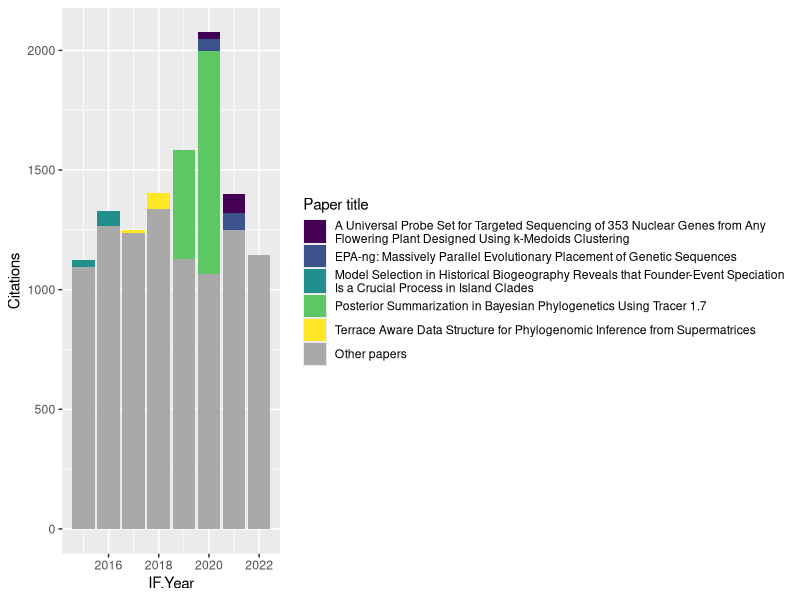
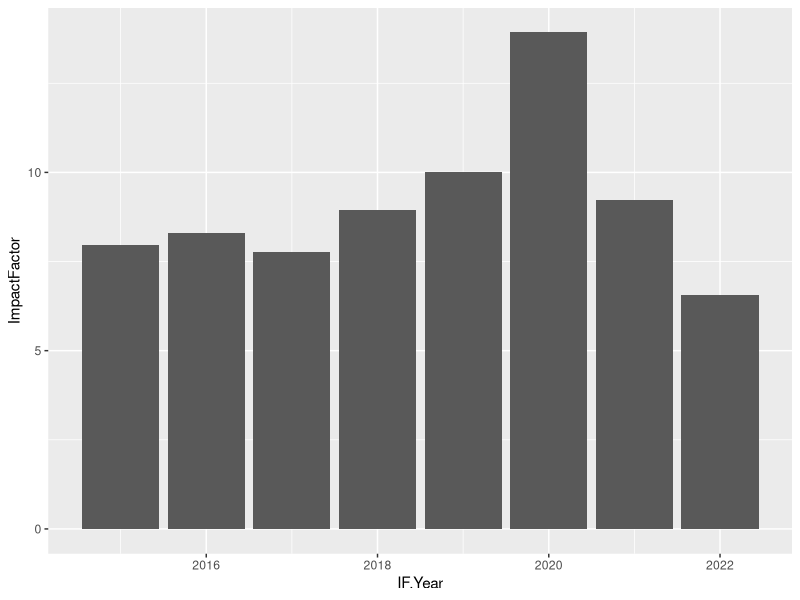
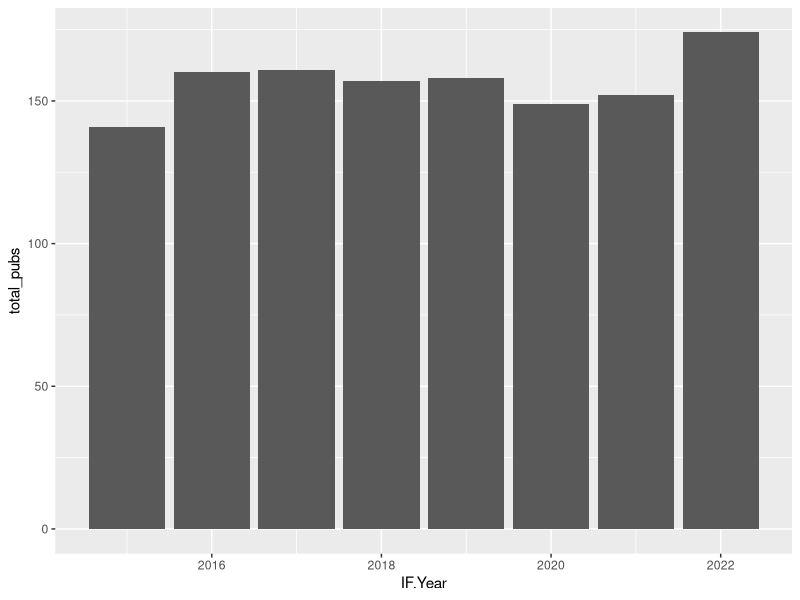
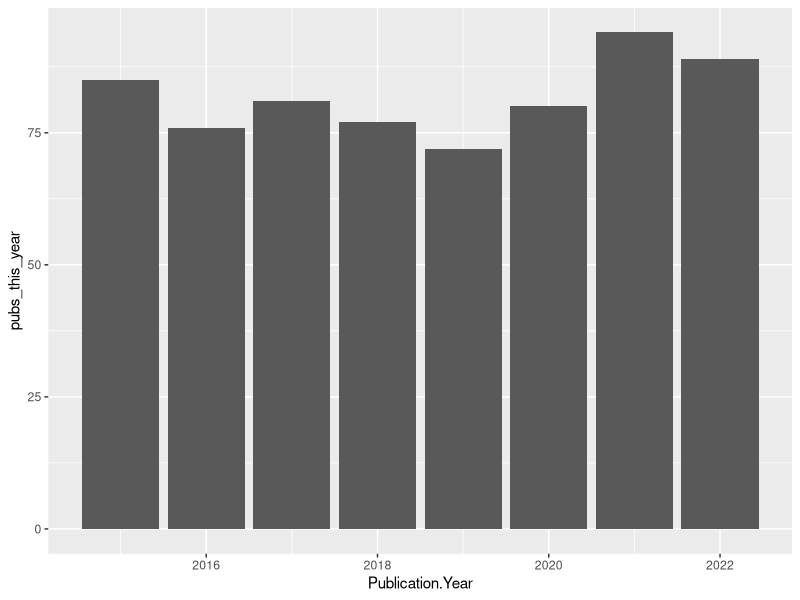
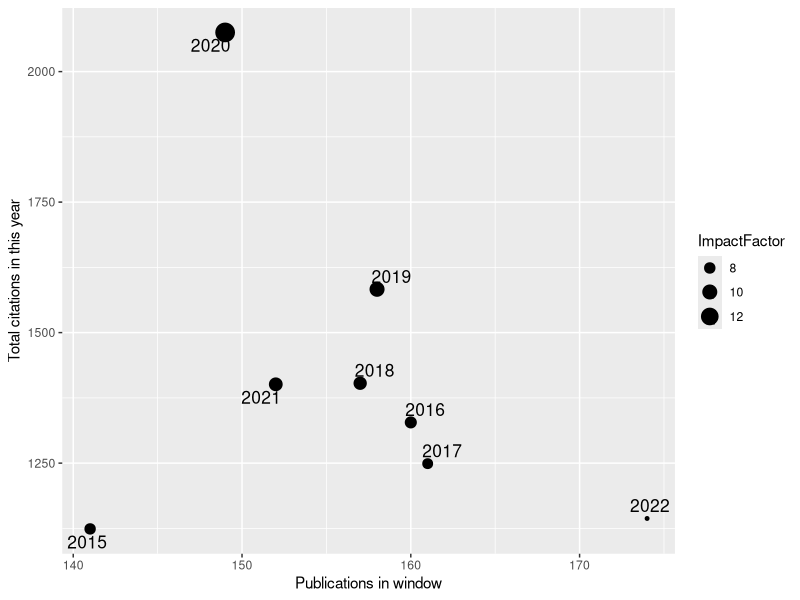
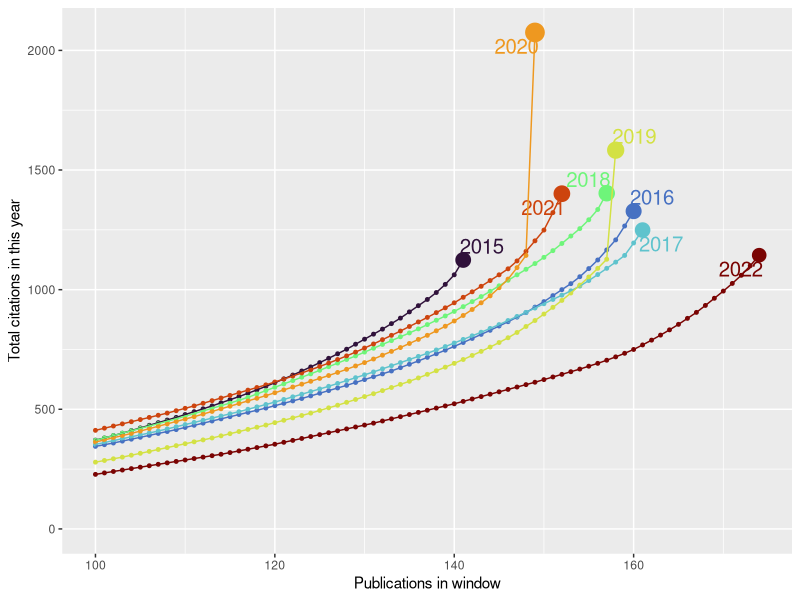

These charts were generated, in order, by the following R code:
## ---- chunk 1
knitr::opts_chunk$set(echo = FALSE, warning=FALSE)
## ---- chunk 2
library(tidyverse)
library(ggplot2)
library(ggrepel)
wos <- read.csv("wos.csv")
min_year <- 2+min(wos$Publication.Year)
max_year <- -1+max(wos$Publication.Year)
impact_raw <- data.frame()
for (focal_year in min_year:max_year) {
    wos_focal2 <- subset(wos, Publication.Year==(focal_year-2))
     wos_focal1 <- subset(wos, Publication.Year==(focal_year-1))
     wos_focal <- rbind(wos_focal1, wos_focal2)
    wos_focal$IF.Year <- focal_year
    wos_focal$Citations <- wos_focal[,paste0("X", focal_year)]
    impact_raw <- rbind(impact_raw, wos_focal)
}

aggregate_by_year <- impact_raw |> group_by(IF.Year) |> summarize(total_pubs = n(), total_citations=sum(Citations))

aggregate_by_year$ImpactFactor <- aggregate_by_year$total_citations / aggregate_by_year$total_pubs

impact_raw <-impact_raw |> arrange(Citations, IF.Year) 
most_impactful_titles <- unique(tail(impact_raw$Title, 6))
impact_raw$ImpactfulTitle <- impact_raw$Title
for (i in sequence(nrow(impact_raw))) {
    if(!(impact_raw$Title[i] %in% most_impactful_titles)) {
        impact_raw$ImpactfulTitle[i] <- "Other papers"   
    } else {
         impact_raw$ImpactfulTitle[i] <- paste0(" ", impact_raw$ImpactfulTitle[i])
    }
}


impact_raw$ImpactfulTitle <- as.factor(impact_raw$ImpactfulTitle)
impact_raw$ImpactfulTitle <- reorder(impact_raw$ImpactfulTitle, impact_raw$ImpactfulTitle)


manual_colors <- c(viridis::viridis(-1+length(unique(impact_raw$ImpactfulTitle))), "darkgray")
g <- ggplot(impact_raw, aes(x=IF.Year, y=Citations, fill=ImpactfulTitle))  +  geom_bar(position="stack", stat="identity") + labs(fill="Paper title") +   scale_fill_manual(values = manual_colors, labels = function(x) str_wrap(x, width = 80)) #+   guides(fill = 'none')
print(g)


## ---- chunk 3


aggregate_by_year_focal_years <- subset(aggregate_by_year, IF.Year>=min_year)

g <- ggplot(aggregate_by_year_focal_years, aes(x=IF.Year, y=ImpactFactor)) + geom_bar(stat="identity")
print(g)

g <- ggplot(aggregate_by_year_focal_years, aes(x=IF.Year, y=total_pubs)) + geom_bar(stat="identity")
print(g)

aggregate_individual_years <- wos |> group_by(Publication.Year) |> summarize(pubs_this_year=n()) |> filter(Publication.Year >= min_year) |> filter(Publication.Year <= max_year)

g <- ggplot(aggregate_individual_years, aes(x=Publication.Year, y=pubs_this_year)) + geom_bar(stat="identity")
print(g)
## ---- chunk 4


#g <- ggplot(aggregate_by_year_focal_years, aes(x=total_pubs, y=total_citations, size=ImpactFactor, colour=IF.Year)) + geom_point() +   geom_text_repel(aes(label = IF.Year, size=10, colour="black")) + labs(x="Publications in window", y="Total citations in this year")

g <- ggplot(aggregate_by_year_focal_years, aes(x=total_pubs, y=total_citations, size=ImpactFactor)) + geom_point() + geom_text_repel(aes(label = IF.Year, size=10)) + labs(x="Publications in window", y="Total citations in this year")
print(g)

knitr::kable(aggregate_by_year_focal_years)

knitr::kable(aggregate_individual_years)
## ---- chunk 5
decay_df <- data.frame()
for (IF.Year_focal in unique(impact_raw$IF.Year)) {
	if_subset <- subset(impact_raw, IF.Year==IF.Year_focal)
	if_subset <- if_subset[order(if_subset$Citations, decreasing=FALSE),]
	if_subset$Citations_sum <- cumsum(if_subset$Citations)
	if_subset$Papers_total <- (sequence(nrow(if_subset)))
	if_subset$ImpactFactor <- if_subset$Citations_sum / if_subset$Papers_total
	decay_df <- rbind(decay_df, if_subset)
}

g <- ggplot(aggregate_by_year_focal_years, aes(x=total_pubs, y=total_citations, size=ImpactFactor, colour=IF.Year)) + scale_color_viridis_c(option = "turbo") + geom_point() + geom_text_repel(aes(label = IF.Year, size=10)) + labs(x="Publications in window", y="Total citations in this year") + geom_point(data=decay_df, aes(x=Papers_total, y=Citations_sum, group=IF.Year, size=1)) + xlim(100, NA) + geom_line(data=decay_df, aes(x=Papers_total, y=Citations_sum, group=IF.Year), size=0.5) + guides(fill = 'none', size='none', group='none', colour='none')
print(g)

